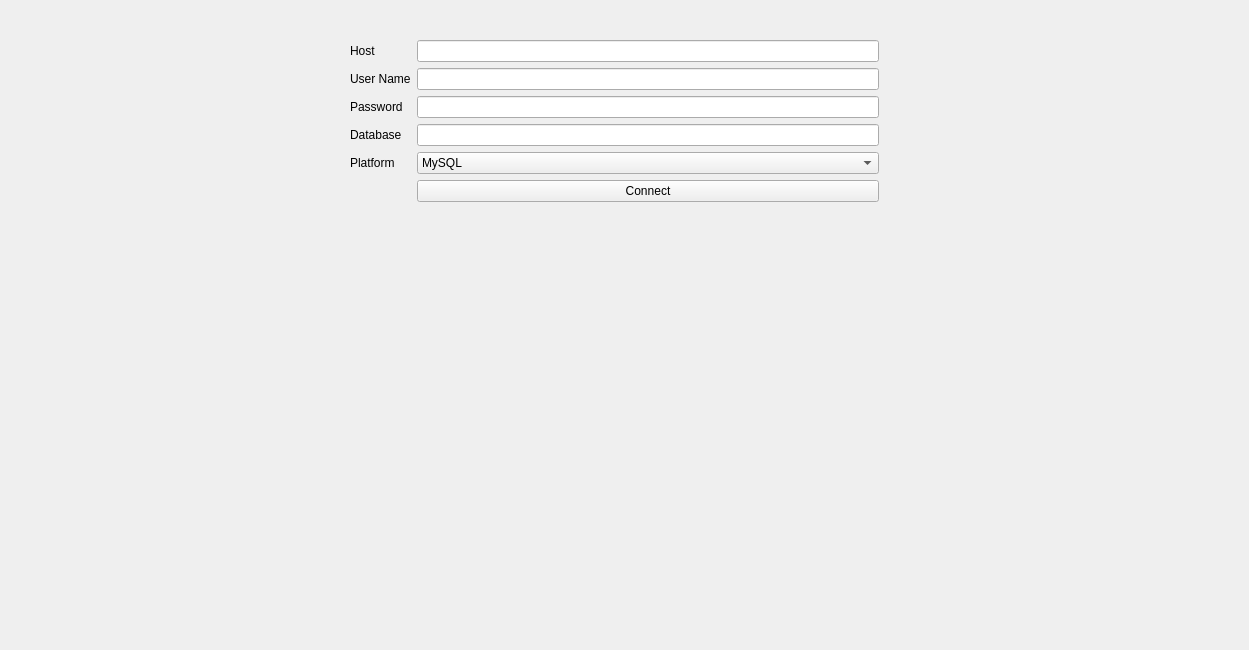
<?xml version="1.0" encoding="UTF-8"?>
<ui version="4.0">
 <class>LoginPage</class>
 <widget class="QWidget" name="LoginPage">
  <property name="geometry">
   <rect>
    <x>0</x>
    <y>0</y>
    <width>1249</width>
    <height>650</height>
   </rect>
  </property>
  <property name="windowTitle">
   <string>Form</string>
  </property>
  <widget class="QWidget" name="formLayoutWidget">
   <property name="geometry">
    <rect>
     <x>350</x>
     <y>40</y>
     <width>529</width>
     <height>519</height>
    </rect>
   </property>
   <layout class="QFormLayout" name="formLayout">
    <property name="formAlignment">
     <set>Qt::AlignHCenter|Qt::AlignTop</set>
    </property>
    <item row="2" column="0">
     <widget class="QLabel" name="hostLabel">
      <property name="text">
       <string>Host</string>
      </property>
     </widget>
    </item>
    <item row="2" column="1">
     <widget class="QLineEdit" name="hostLineEdit"/>
    </item>
    <item row="4" column="0">
     <widget class="QLabel" name="userNameLabel">
      <property name="text">
       <string>User Name</string>
      </property>
     </widget>
    </item>
    <item row="4" column="1">
     <widget class="QLineEdit" name="userNameLineEdit"/>
    </item>
    <item row="5" column="0">
     <widget class="QLabel" name="passwordLabel">
      <property name="text">
       <string>Password</string>
      </property>
     </widget>
    </item>
    <item row="5" column="1">
     <widget class="QLineEdit" name="passwordLineEdit">
      <property name="echoMode">
       <enum>QLineEdit::Password</enum>
      </property>
     </widget>
    </item>
    <item row="6" column="0">
     <widget class="QLabel" name="databaseLabel">
      <property name="text">
       <string>Database</string>
      </property>
     </widget>
    </item>
    <item row="6" column="1">
     <widget class="QLineEdit" name="databaseLineEdit"/>
    </item>
    <item row="7" column="0">
     <widget class="QLabel" name="platformLabel">
      <property name="text">
       <string>Platform</string>
      </property>
     </widget>
    </item>
    <item row="7" column="1">
     <widget class="QComboBox" name="platformComboBox">
      <item>
       <property name="text">
        <string>MySQL</string>
       </property>
      </item>
     </widget>
    </item>
    <item row="9" column="1">
     <widget class="QPushButton" name="pushButton">
      <property name="text">
       <string>Connect</string>
      </property>
     </widget>
    </item>
   </layout>
  </widget>
 </widget>
 <resources/>
 <connections/>
</ui>
